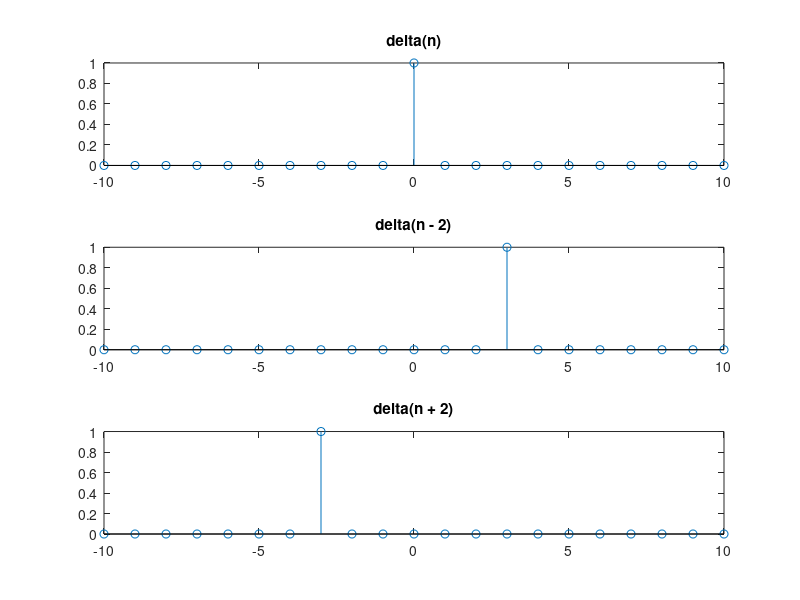

The MATLAB source for this figure:
%impulso unitario eh um sinal de valor em apenas um ponto do dominio, cujo
%valor e 1. No caso geral, o impulso e dado no tempo 0.
%           |1, se n = 0 
%delta[n] = |
%           |0, se n!= 0

close all

k = 3;
n = -10:10;
n_zero = (1+size(n, 2)) / 2;

delta = 0*n;
delta(1, n_zero) = 1;

delta2 = 0*n;
delta2(1, n_zero + k) = 1;

delta3 = 0*n;
delta3(1, n_zero - k) = 1;

figure

% s(1) = subplot(3,1,1);
% s(2) = subplot(3,1,2);
% s(3) = subplot(3,1,3);
subplot(3,1,1);
stem(n, delta);
title('delta(n)')

subplot(3,1,2);
stem(n, delta2);
title('delta(n - 2)')

subplot(3,1,3);
stem(n, delta3);
title('delta(n + 2)')
